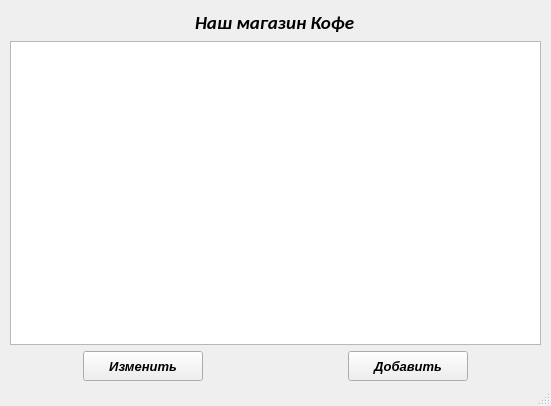
<?xml version="1.0" encoding="UTF-8"?>
<ui version="4.0">
 <class>MainWindow</class>
 <widget class="QMainWindow" name="MainWindow">
  <property name="enabled">
   <bool>true</bool>
  </property>
  <property name="geometry">
   <rect>
    <x>0</x>
    <y>0</y>
    <width>551</width>
    <height>406</height>
   </rect>
  </property>
  <property name="sizePolicy">
   <sizepolicy hsizetype="Preferred" vsizetype="Preferred">
    <horstretch>0</horstretch>
    <verstretch>0</verstretch>
   </sizepolicy>
  </property>
  <property name="windowTitle">
   <string>MainWindow</string>
  </property>
  <widget class="QWidget" name="centralwidget">
   <widget class="QWidget" name="verticalLayoutWidget">
    <property name="geometry">
     <rect>
      <x>10</x>
      <y>10</y>
      <width>531</width>
      <height>371</height>
     </rect>
    </property>
    <layout class="QVBoxLayout" name="verticalLayout">
     <item alignment="Qt::AlignHCenter|Qt::AlignTop">
      <widget class="QLabel" name="label_name">
       <property name="font">
        <font>
         <family>Calibri</family>
         <pointsize>14</pointsize>
         <weight>75</weight>
         <italic>true</italic>
         <bold>true</bold>
        </font>
       </property>
       <property name="layoutDirection">
        <enum>Qt::LeftToRight</enum>
       </property>
       <property name="frameShadow">
        <enum>QFrame::Sunken</enum>
       </property>
       <property name="lineWidth">
        <number>1</number>
       </property>
       <property name="text">
        <string>Наш магазин Кофе</string>
       </property>
      </widget>
     </item>
     <item>
      <widget class="QTableWidget" name="main_table">
       <property name="sizePolicy">
        <sizepolicy hsizetype="Expanding" vsizetype="Expanding">
         <horstretch>5</horstretch>
         <verstretch>5</verstretch>
        </sizepolicy>
       </property>
      </widget>
     </item>
     <item>
      <layout class="QHBoxLayout" name="horizontalLayout">
       <property name="spacing">
        <number>0</number>
       </property>
       <property name="sizeConstraint">
        <enum>QLayout::SetMinimumSize</enum>
       </property>
       <property name="topMargin">
        <number>0</number>
       </property>
       <property name="rightMargin">
        <number>0</number>
       </property>
       <property name="bottomMargin">
        <number>0</number>
       </property>
       <item alignment="Qt::AlignHCenter">
        <widget class="QPushButton" name="editButton">
         <property name="minimumSize">
          <size>
           <width>120</width>
           <height>30</height>
          </size>
         </property>
         <property name="font">
          <font>
           <family>Arial</family>
           <pointsize>10</pointsize>
           <weight>75</weight>
           <italic>true</italic>
           <bold>true</bold>
          </font>
         </property>
         <property name="text">
          <string>Изменить</string>
         </property>
        </widget>
       </item>
       <item alignment="Qt::AlignHCenter|Qt::AlignVCenter">
        <widget class="QPushButton" name="addButton">
         <property name="sizePolicy">
          <sizepolicy hsizetype="Fixed" vsizetype="Fixed">
           <horstretch>0</horstretch>
           <verstretch>0</verstretch>
          </sizepolicy>
         </property>
         <property name="minimumSize">
          <size>
           <width>120</width>
           <height>30</height>
          </size>
         </property>
         <property name="maximumSize">
          <size>
           <width>77</width>
           <height>16777215</height>
          </size>
         </property>
         <property name="font">
          <font>
           <family>Arial</family>
           <pointsize>10</pointsize>
           <weight>75</weight>
           <italic>true</italic>
           <bold>true</bold>
          </font>
         </property>
         <property name="text">
          <string>Добавить</string>
         </property>
        </widget>
       </item>
      </layout>
     </item>
    </layout>
   </widget>
  </widget>
  <widget class="QStatusBar" name="statusbar"/>
 </widget>
 <resources/>
 <connections/>
</ui>
